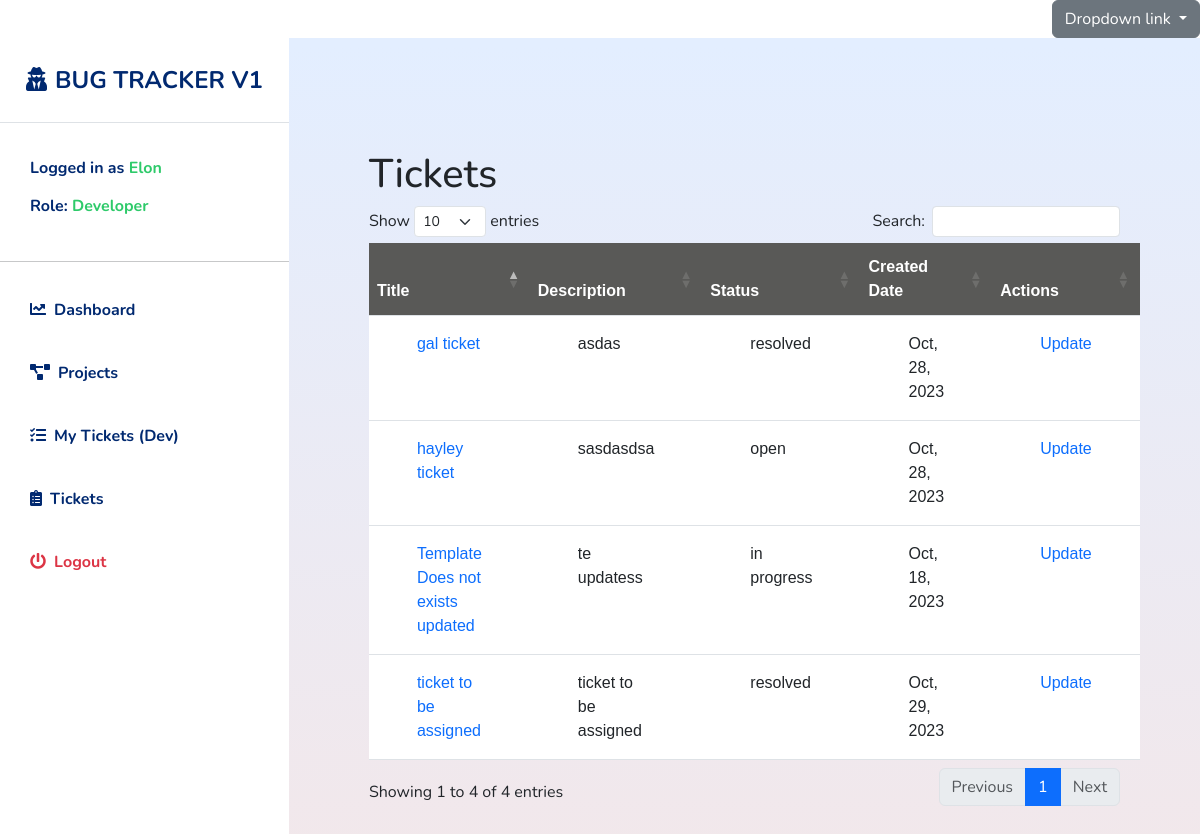
The app's page /bugtracker/tickets/tickets_tester (signed in) with its own data.
### accounts/models.py (models this page shows, shortened)
class EmployeeProfile(models.Model):
  user = models.OneToOneField(User, on_delete=models.CASCADE, related_name='profile')
  employee_id = models.CharField(max_length=128, blank=True)
  first_name = models.CharField(max_length=200, blank=True)
  last_name = models.CharField(max_length=200, blank=True)
  email = models.EmailField(max_length=200, blank=True)
  role = models.ForeignKey(Role,on_delete=models.CASCADE)
  avatar = models.ImageField(default='avatar.jpg', upload_to='avatars/', blank=True)
  phone_number = models.CharField(max_length=50, blank=True)
  updated = models.DateTimeField(auto_now=True)
  created = models.DateTimeField(auto_now_add=True)
  class Meta:
    ordering = ('-created',)

class Role(models.Model):
  role = models.CharField(max_length=50)

### bugtrackerapp/models.py (models this page shows)
class Ticket(models.Model):
  title = models.CharField(max_length=200,null=True,blank=True)
  ticket_description = models.TextField(null=True,blank=True)
  image = models.ImageField(upload_to='ticketimgs/', blank=True, null=True)
  project = models.ForeignKey(Project, on_delete=models.CASCADE)
  author = models.ForeignKey(EmployeeProfile, on_delete=models.CASCADE, related_name='tickets', unique=False)
  assign_members = models.ManyToManyField(User, related_name='devs', blank=True)
  type = models.ForeignKey(Type, on_delete=models.CASCADE)
  priority = models.ForeignKey(Priority, on_delete=models.CASCADE)
  status = models.ForeignKey(Status, on_delete=models.CASCADE)
  updated = models.DateTimeField(auto_now=True)
  created = models.DateTimeField(auto_now_add=True)
  def __str__(self):
    return self.title

class Status(models.Model):
  status = models.CharField(max_length=100, null=True,blank=True)
  def __str__(self):
    return self.status

### bugtrackerapp/views.py (the view)
# urls.py: path('tickets/tickets_tester', views.tickets_tester, name='tickets_tester'),
@login_required(login_url="/")
def tickets_tester(request):
    employee = EmployeeProfile.objects.get(user=request.user)
    tickets = Ticket.objects.filter(
      Q(assign_members=request.user) | Q(author=employee)
    )
    context = {
      'tickets':tickets
    }
    print(tickets)
    return render(request, 'bugtrackerapp/tickets_tester.html', context)

### bugtrackerapp/templates/bugtrackerapp/tickets_tester.html
{% extends 'base.html' %}
{% load static %}
{% block content %}
<h1>Tickets</h1>
<div class="draft-table">
  <table class="table" id="dataTable">
    <thead>
      <tr>
        <th scope=" col">Title</th>
        <th scope="col">Description</th>
        <th scope="col">Status</th>
        <th scope="col">Created Date</th>
        <th scope="col">Actions</th>
      </tr>
    </thead>
    <tbody>
      {% for ticket in tickets %}
      <tr>
        <td>
          <a href="{% url 'bugtracker:project_detail' ticket.project.id %}">{{ticket.title}}</a>
        </td>
        <td>
          {{ticket.ticket_description}}
        </td>
        <td>{{ticket.status}}</td>
        <td>{{ticket.created|date:"M, d, Y"}}</td>
        <td>
          <a href="{% url 'bugtracker:ticket_detail' ticket.id %}">Update</a>
        </td>
      </tr>
      {% endfor %}
    </tbody>
  </table>
</div>
{% endblock content %}

### templates/includes/navbar.html (shortened to what this page needs)
{% load static %}
<div class="d-flex" id="wrapper">
        <div class="bg-white main-navbar" id="sidebar-wrapper">
                <div class="sidebar-heading text-center py-4 primary-text fs-4 fw-bold text-uppercase border-bottom"><i
                                class="fas fa-user-secret me-2"></i>Bug Tracker V1</div>
                <div class="list-group list-group-flush my-3">
                        {% if user.is_authenticated %}
                        <h6 class="list-group-item list-group-item-action bg-transparent second-text active">
                                Logged in as <span
                                        style="color: #2ECA6A;">{{request.user.profile.first_name|title}}</span>
                                <br>
                                <br>
                                Role: <span style="color: #2ECA6A;">{{request.user.profile.role.role}}</span>
                        </h6>
                        <hr>
                        <a href="{% url 'bugtracker:home' %}"
                                class="list-group-item list-group-item-action bg-transparent second-text active"><i
                                        class="fas fa-chart-line me-2"></i>Dashboard</a>
                        <a href="{% url 'bugtracker:projects_view' %}"
                                class="list-group-item list-group-item-action bg-transparent second-text fw-bold active"><i
                                        class="fas fa-project-diagram me-2"></i>Projects</a>
                        {% if request.user.profile.role.role == "Developer" %}
                        <a href="{% url 'bugtracker:tickets_tester' %}"
                                class="list-group-item list-group-item-action bg-transparent second-text fw-bold active"><i
                                        class="fas fa-tasks me-2"></i>My Tickets (Dev)</a>
                        {% endif %}
                        <a href="{% url 'bugtracker:tickets_view' %}"
                                class="list-group-item list-group-item-action bg-transparent second-text fw-bold active"><i
                                        class="fas fa-clipboard-list me-2"></i>Tickets</a>
                        {% endif %}
                        {% if user.is_authenticated %}
                        <a href="{% url 'accounts:logout_view' %}"
                                class="list-group-item list-group-item-action bg-transparent text-danger fw-bold active"><i
                                        class="fas fa-power-off me-2"></i>Logout</a>
                        {% endif %}
                </div>
        </div>

### templates/base.html (style rules this page uses)
:root { --main-bg-color: #012970; --main-text-color: #012970; --second-text-color: #bbbec5; --second-bg-color: #c1efde; }
body { font-family: 'Nunito', sans-serif; }
a { color: ##5C7BD9; text-decoration: none; }
.primary-text { color: var(--main-text-color); }
.second-text { color: var(--second-text-color); }
#wrapper { overflow-x: hidden; background: #F5F8FE; }
#sidebar-wrapper { min-height: 100vh; margin-left: -15rem; -webkit-transition: margin 0.25s ease-out; -moz-transition: margin 0.25s ease-out; -o-transition: margin 0.25s ease-out; transition: margin 0.25s ease-out; }
#sidebar-wrapper .sidebar-heading { padding: 0.875rem 1.25rem; font-size: 1.2rem; }
.main-navbar { z-index: 999 !important; width: 400px; }
.list-group-item { border: none; padding: 20px 30px; width: 100%; }
.list-group-item.active { color: var(--main-text-color); font-weight: bold; border: none; }
@media (min-width: 768px) { #sidebar-wrapper { margin-left: 0; } }
#dataTable { font-family: Arial, Helvetica, sans-serif; border-collapse: collapse; width: 100%; }
#dataTable th { background-color: #595957 !important; }
#dataTable td, #draft-table th { padding: 1rem 3rem; }
#dataTable tr:nth-child(even) { background-color: #fafafa; }
#dataTable th { padding-top: 12px; padding-bottom: 12px; text-align: left; background-color: #ccc; color: white; }

### records on screen
Ticket: title "Template Does not exists updated", ticket_description "te updatess", status "in progress", created "Oct, 18, 2023"
Ticket: title "gal ticket", ticket_description "asdas", status "resolved", created "Oct, 28, 2023"
Ticket: title "hayley ticket", ticket_description "sasdasdsa", status "open", created "Oct, 28, 2023"
Ticket: title "ticket to be assigned", ticket_description "ticket to be assigned", status "resolved", created "Oct, 29, 2023"

### other values on screen
{{ request.user.profile.first_name|title }} "Elon"
{{ request.user.profile.role.role }} "Developer"
